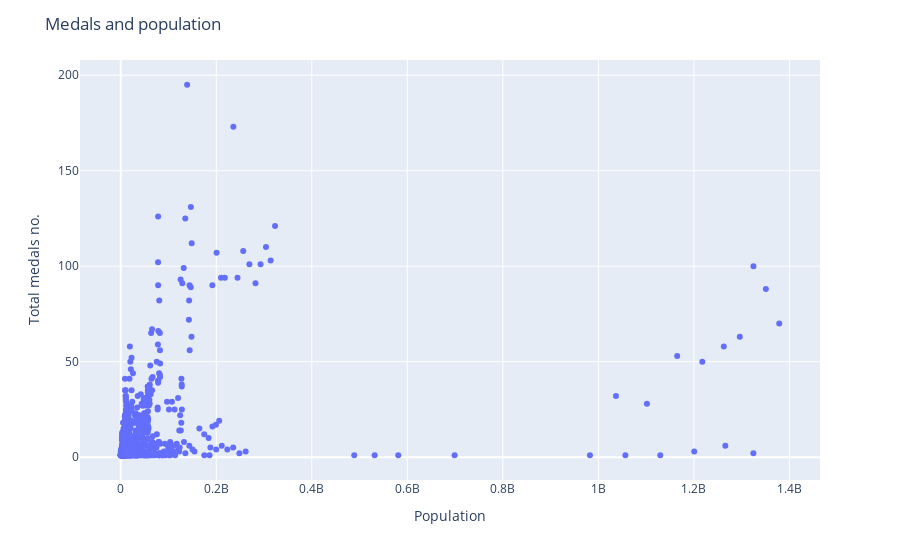

Notebook cell for this chart:
### Code cell
fig = px.scatter(gold_df, x='Population', y='Total')
fig.update_layout(title='Medals and population',
                   xaxis_title='Population',
                   yaxis_title='Total medals no.')
fig.show()

### Figure 1 — Plotly figure (JSON) as saved in the notebook; plotly's stock layout.template omitted (floating-point values rounded to 4 significant figures; data arrays with more than 128 entries replaced by an {"elided": "..."} marker saying what was removed)
{"data": [{"hovertemplate": "Population=%{x}<br>Total=%{y}<extra></extra>", "legendgroup": "", "marker": {"color": "#636efa", "symbol": "circle"}, "mode": "markers", "name": "", "orientation": "v", "showlegend": false, "type": "scatter", "x": {"elided": "861 int values"}, "xaxis": "x", "y": {"elided": "861 int values"}, "yaxis": "y"}], "layout": {"legend": {"tracegroupgap": 0}, "margin": {"t": 60}, "title": {"text": "Medals and population"}, "xaxis": {"anchor": "y", "domain": [0.0, 1.0], "title": {"text": "Population"}}, "yaxis": {"anchor": "x", "domain": [0.0, 1.0], "title": {"text": "Total medals no."}}}}
